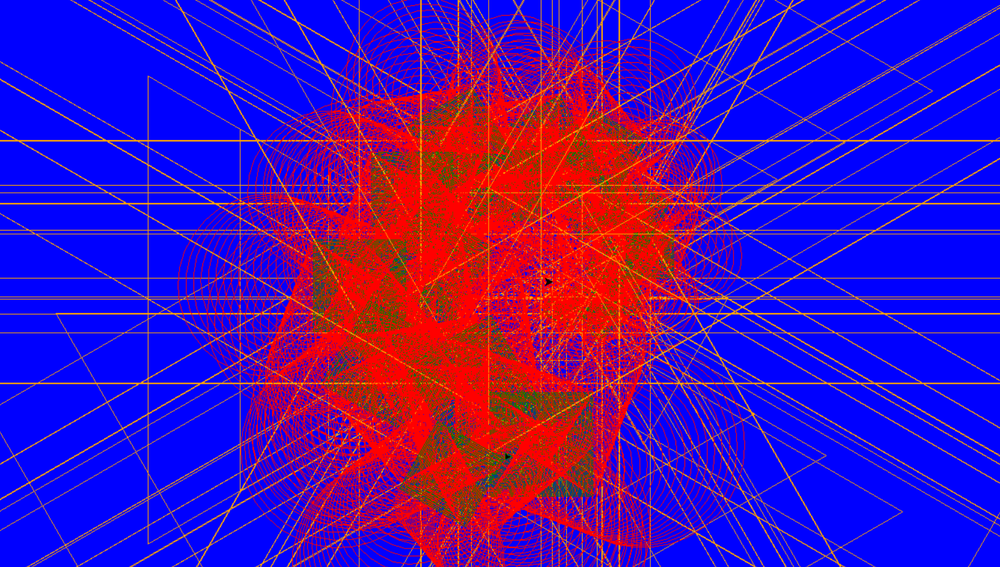
#> input picture unscrambled.png, 1000 x 567 px, shrunk from 1670 x 947 before the run
$ python imageclarity.py
#> lines starting #> are read from the running program, lines starting #| are printed output that depends on the picture
# Importing Image and ImageFilter module from PIL package
from PIL import Image, ImageFilter

# creating a image object
im1 = Image.open(r"unscrambled.png")
#> im1 is the input picture: PIL image 1000x567 RGB; mean R, G, B 73.8, 15.3, 173.4

# applying the Kernel filter
im2 = im1.filter(ImageFilter.Kernel((3, 3),
      (-1, -1, -1, -1, 9, -1, -1, -1, -1), 1, 0))
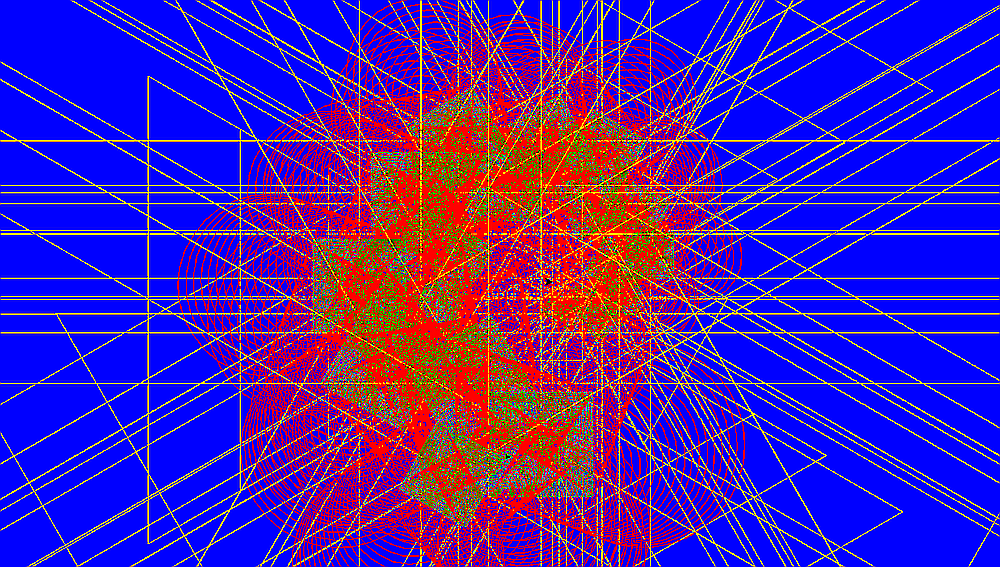
#> im2: PIL image 1000x567 RGB; mean R, G, B 74.7, 32.3, 171.3

im2 = im2.show()
